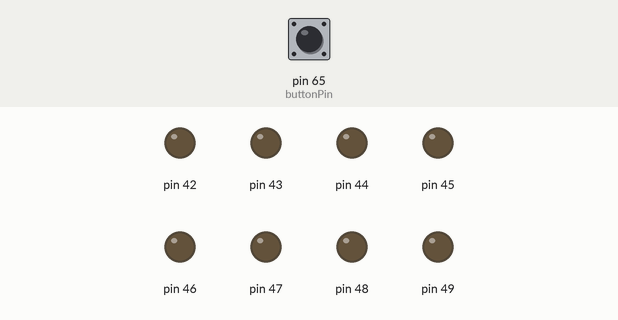
Bench run of a sketch on a simulated Arduino Mega 2560, built with avr-gcc and run on an emulated ATmega2560. Parts: output pins drawn as LEDs (lit = HIGH). Inputs (shaded band) come from the test bench; at power-on: pin 65 (buttonPin) HIGH.

Above: at 1.2 s.
1.3 s: pin 65 (buttonPin) pulled LOW for 0.15 s
At 1.5 s:
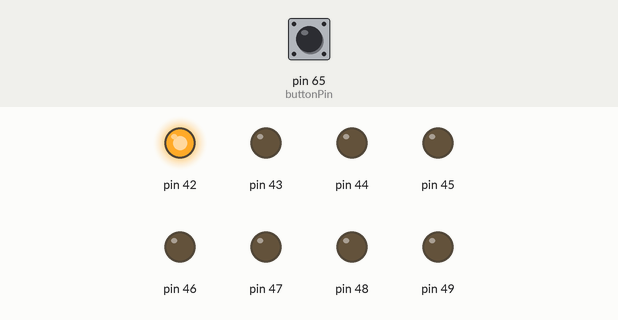
4.3 s: pin 65 (buttonPin) pulled LOW for 1 s
At 5.1 s:
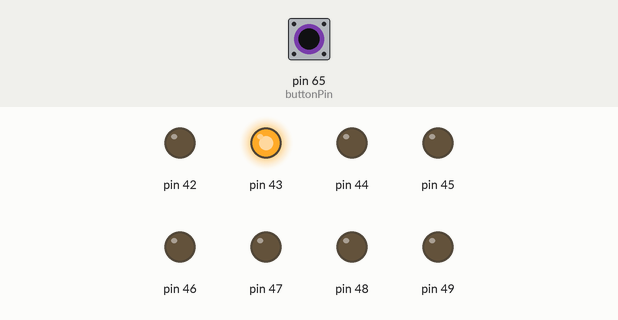
7.6 s: pin 65 (buttonPin) pulled LOW for 3.2 s
At 8.7 s:
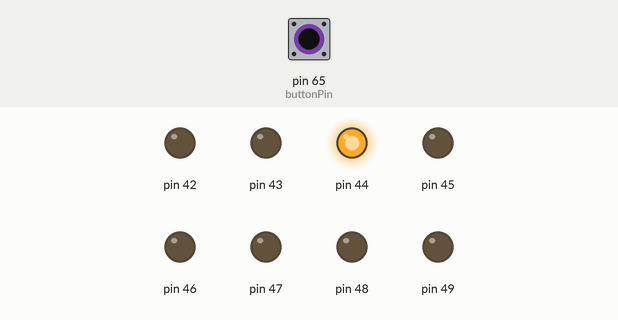
Timing chart, 0 to 12.4 s (numbered marks = the images above; inputs shaded):
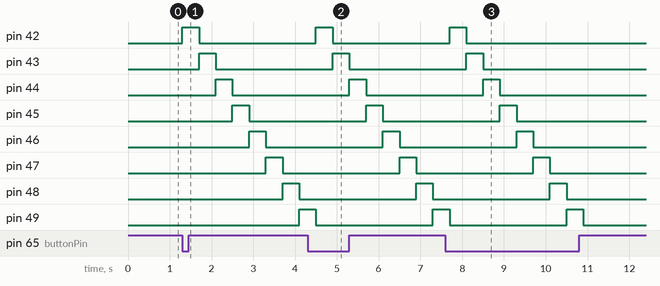

The sketch:

Lab1.ino
```cpp
const int buttonPin = 65;


void setup() {
  DDRL = 0xFF;
  PORTL = 0x00;
  pinMode(buttonPin, INPUT_PULLUP);
}

void loop() {
  if (!digitalRead(buttonPin)) {
    PORTL = 128;
    while (PORTL) {
      delay(400);
      PORTL = PORTL >> 1;
    }
  }
}
```

Measured:
- after the input at 1.3 s, pin 42: LOW → HIGH at once, → LOW 0.40 s later; pin 43: LOW → HIGH after 0.40 s, → LOW 0.40 s later; pin 44: LOW → HIGH after 0.80 s, → LOW 0.40 s later; pin 45: LOW → HIGH after 1.2 s, → LOW 0.40 s later; pin 46: LOW → HIGH after 1.6 s, → LOW 0.40 s later
- after the input at 4.3 s, pin 42: LOW → HIGH after 0.20 s, → LOW 0.40 s later; pin 43: LOW → HIGH after 0.60 s, → LOW 0.40 s later; pin 44: LOW → HIGH after 1.0 s, → LOW 0.40 s later; pin 45: LOW → HIGH after 1.4 s, → LOW 0.40 s later; pin 46: LOW → HIGH after 1.8 s, → LOW 0.40 s later
- after the input at 7.6 s, pin 42: LOW → HIGH after 0.10 s, → LOW 0.40 s later; pin 43: LOW → HIGH after 0.50 s, → LOW 0.40 s later; pin 44: LOW → HIGH after 0.90 s, → LOW 0.40 s later; pin 45: LOW → HIGH after 1.3 s, → LOW 0.40 s later; pin 46: LOW → HIGH after 1.7 s, → LOW 0.40 s later
